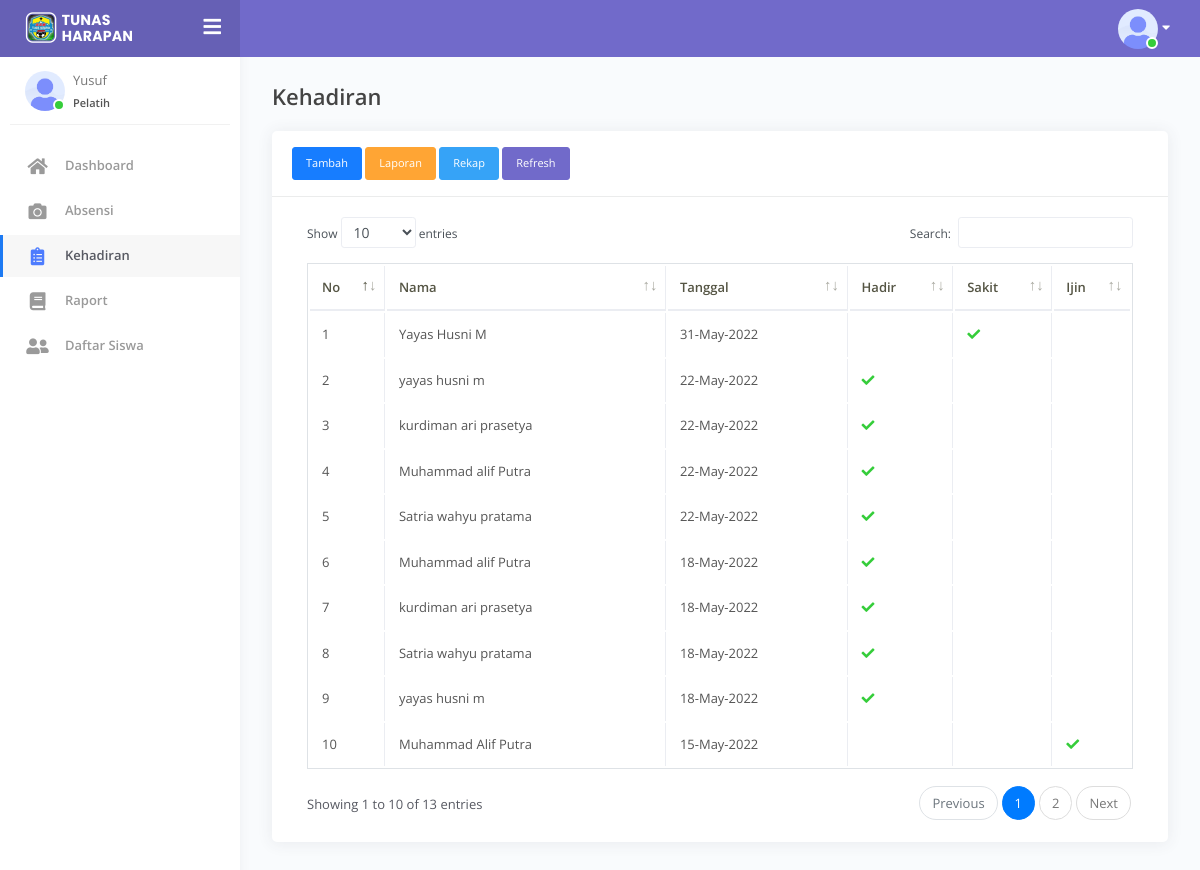
The app's page /kehadiran.php (signed in) with its own data.
### tables this page shows
CREATE TABLE `user` (
  `id` int(11) NOT NULL,
  `username` varchar(50) NOT NULL,
  `email` varchar(35) NOT NULL,
  `password` varchar(50) NOT NULL,
  `level` int(11) NOT NULL,
  `id_user` varchar(10) NOT NULL,
  `foto` varchar(50) NOT NULL DEFAULT 'avatar.png'
);

CREATE TABLE `kehadiran` (
  `id` int(11) NOT NULL,
  `siswa` varchar(50) NOT NULL,
  `hadir` int(11) DEFAULT NULL,
  `ijin` int(11) DEFAULT NULL,
  `sakit` int(11) DEFAULT NULL,
  `date` date NOT NULL
);

### kehadiran.php (the view, shortened to what this page needs)
<!DOCTYPE html>
<html lang="en">
<head>
    <link rel="stylesheet" href="assets/css/bootstrap.min.css">
    <link rel="stylesheet" href="assets/css/azzara.min.css">
</head>
<body>
    <div class="wrapper">
        <?= include "layout/header.php"; ?>
        <?= include "layout/sidebar.php"; ?>
        <div class="main-panel">
            <div class="content">
                <div class="page-inner">
                    <div class="page-header">
                        <h4 class="page-title">Kehadiran</h4>
                    </div>
                   <div class="row">
                            <div class="col-md-12">
                                <div class="card">
                                    <div class="card-header">
                                        <?php if ($_SESSION['level'] == 1 or $_SESSION['level'] == 0) { ?>
                                            <a class="btn btn-primary btn-sm btn-flat" href="kehadiran_tambah.php">Tambah </a>
                                            <button type="button" class="btn btn-warning btn-sm" data-toggle="modal" data-target="#laporan_kehadiran">
                                                Laporan
                                            </button>
                                            <button type="button" class="btn btn-info btn-sm" data-toggle="modal" data-target="#rekap_absen">
                                                Rekap
                                            </button>
                                            <a href="kehadiran.php" class="btn btn-sm  btn-secondary">Refresh</a>
                                        <?php } ?>
                                    </div>
                                    <div class="card-body">
                                        <div class="table-responsive">
                                            <table class="table table-bordered mt-1" id="kehadiran">
                                                <?php
                                                if (isset($_POST['rekap'])) { ?>
                                                    <thead class="thead-inverse">
                                                        <tr>
                                                            <th>Nama Siswa</th>
                                                            <th>hadir</th>
                                                            <th>sakit</th>
                                                            <th>ijin</th>
                                                        </tr>
                                                    </thead>
                                                    <tbody>
                                                        <?php
                                                        include "conn.php";
                                                        $count = mysqli_query($con, "SELECT siswa,COUNT(*) AS total ,SUM(case when hadir = '1' then 1 else null end) AS hadir,SUM(case when sakit = '1' then 1 else null end) AS sakit ,SUM(case when ijin = '1' then 1 else null end)  AS ijin FROM kehadiran  WHERE date BETWEEN '$_POST[date1]' AND '$_POST[date2]' Group by siswa");
                                                        while ($data = mysqli_fetch_array($count)) { ?>
                                                            <tr>
                                                                <td scope="row"><?= $data['siswa']; ?></td>
                                                                <td scope="row"><?= $data['hadir']; ?></td>
                                                                <td scope="row"><?= $data['ijin']; ?></td>
                                                                <td scope="row"><?= $data['sakit']; ?></td>
                                                            </tr>
                                                        <?php }
                                                    } else { ?>
                                                        <thead class="thead-inverse">
                                                            <tr>
                                                                <th>No</th>
                                                                <th>Nama</th>
                                                                <th>Tanggal</th>
                                                                <th>Hadir</th>
                                                                <th>Sakit</th>
                                                                <th>Ijin</th>
                                                            </tr>
                                                        </thead>
                                                    <tbody>
                                                        <?php
                                                        include "conn.php";
                                                        $query = mysqli_query($con, "SELECT * FROM kehadiran ORDER BY date desc");
                                                        $no = 1;
                                                        while ($data = mysqli_fetch_array($query)) { ?>
                                                            <tr>
                                                                <td scope="row"><?= $no++ ?></td>
                                                                <td scope="row"><?= $data['siswa'] ?></td>
                                                                <td scope="row"><?= date('d-F-Y', strtotime($data['date']))  ?></td>
                                                                <td scope="row"><?= ($data['hadir'] == 1) ? '<i class="fas fa-check text-success"></i>' : '' ?></td>
                                                                <td scope="row"><?= ($data['sakit'] == 1) ? '<i class="fas fa-check text-success"></i>' : '' ?></td>
                                                                <td scope="row"><?= ($data['ijin'] == 1) ? '<i class="fas fa-check text-success"></i>' : '' ?></td>
                                                            </tr>
                                                        <?php }
                                                        ?>
                                                    </tbody>
                                                <?php } ?>
                                            </table>
                                        </div>
                                    </div>
                                </div>
                            </div>
                        </div>
                </div>
            </div>
        </div>
    </div>
</body>
</html>

### layout/header.php (shortened to what this page needs)
<div class="main-header" data-background-color="purple">
    <div class="logo-header">
				<a href="dashboard.php" class="logo">
					<img src="assets/img/icon bar.png" alt="navbar brand" class="navbar-brand">
				</a>
				<div class="navbar-minimize">
					<button class="btn btn-minimize btn-rounded">
						<i class="fa fa-bars"></i>
					</button>
				</div>
			</div>
    <nav class="navbar navbar-header navbar-expand-lg">
        <div class="container-fluid">
            <ul class="navbar-nav topbar-nav ml-md-auto align-items-center">
                <li class="nav-item dropdown hidden-caret">
                    <a class="dropdown-toggle profile-pic" data-toggle="dropdown" href="#" aria-expanded="false">
                        <div class="avatar-sm avatar avatar-online">
                        <?php
                            include "conn.php";
                            $sql = mysqli_query($con, "SELECT * FROM user where id_user='$_SESSION[id_user]'");
                            $foto = mysqli_fetch_array($sql);
                            ?>
                            <img src="img/foto/<?= $foto['foto'] ?>" alt="..." class="avatar-img rounded-circle">
                        </div>
                        <i class="fa fa-caret-down text-white" aria-hidden="true"></i>
                    </a>
                </li>
            </ul>
        </div>
    </nav>
</div>

### layout/sidebar.php (shortened to what this page needs)
<div class="sidebar">
    <div class="sidebar-wrapper scrollbar-inner">
        <div class="sidebar-content">
            <div class="user">
                <div class="avatar-sm float-left mr-2 avatar avatar-online">
                    <?php
                    include "conn.php";
                    $sql = mysqli_query($con, "SELECT * FROM user where id_user='$_SESSION[id_user]'");
                    $foto = mysqli_fetch_array($sql);
                    ?>
                    <img src="img/foto/<?= $foto['foto'] ?>" alt="..." class="avatar-img rounded-circle">
                </div>
                <div class="info">
                    <a data-toggle="sidebar" href="#collapseExample" aria-expanded="true">
                        <span>
                            <?= $_SESSION['username'] ?>
                            <span class="user-level">
                                <?php
                                if ($_SESSION['level'] == 1) {
                                    echo "Pelatih";
                                } else if ($_SESSION['level'] == 2) {
                                    echo "Siswa";
                                } else if ($_SESSION['level'] == 4) {
                                    echo "Ketua SSB";
                                } else {
                                    echo "Administrator";
                                }
                                ?>
                            </span>
                        </span>
                    </a>
                </div>
            </div>
            <ul class="nav">
                <?php
                $uri = $_SERVER['REQUEST_URI'];
                ?>
                <li class="nav-item  <?= $uri === '/dashboard.php' ? 'active' : ''; ?> ">
                    <a href="dashboard.php">
                        <i class="fas fa-home"></i>
                        <p>Dashboard</p>
                    </a>
                </li>
                <?php if ($_SESSION['level'] == 0) { ?>
                    <li class="nav-item <?= ($uri === '/pelatih.php' or $uri === '/pelatih_akun.php') ? 'active' : ''; ?>">
                        <a data-toggle="collapse" href="#pelatih" class="collapsed" aria-expanded="false">
                            <i class="fas fa-user-friends"></i>
                            <p>Pelatih</p>
                            <span class="caret"></span>
                        </a>
                        <div class="collapse" id="pelatih">
                            <ul class="nav nav-collapse">
                                <li class="<?= $uri === '/pelatih.php' ? 'active' : ''; ?>">
                                    <a href="pelatih.php">
                                        <span class="sub-item">Daftar Pelatih</span>
                                    </a>
                                </li>
                                <li class="<?= $uri === '/pelatih_akun.php' ? 'active' : ''; ?>">
                                    <a href="pelatih_akun.php">
                                        <span class="sub-item">Akun</span>
                                    </a>
                                </li>
                            </ul>
                        </div>
                    </li>
                    <li class="nav-item <?= $uri === '/scan.php' ? 'active' : ''; ?> ">
                        <a href="scan.php">
                            <i class="fas fa-camera"></i>
                            <p>Absensi</p>
                        </a>
                    </li>
                    <li class="nav-item <?= $uri === '/kehadiran.php' ? 'active' : ''; ?> ">
                        <a href="kehadiran.php">
                            <i class="fas fa-clipboard-list"></i>
                            <p>Kehadiran</p>
                        </a>
                    </li>
                    <li class="nav-item <?= $uri === '/anggota.php' ? 'active' : ''; ?> ">
                        <a href="anggota.php">
                            <i class="fas fa-user-friends"></i>
                            <p>Daftar Siswa</p>
                        </a>
                    </li>
                    <li class="nav-item <?= $uri === '/raport.php' ? 'active' : ''; ?> ">
                        <a href="raport.php">
                            <i class="fas fa-book"></i>
                            <p>Raport</p>
                        </a>
                    </li>
                <?php  } else if ($_SESSION['level'] == 1) { ?>
                    <li class="nav-item <?= $uri === '/scan.php' ? 'active' : ''; ?> ">
                        <a href="scan.php">
                            <i class="fas fa-camera"></i>
                            <p>Absensi</p>
                        </a>
                    </li>
                    <li class="nav-item <?= $uri === '/kehadiran.php' ? 'active' : ''; ?> ">
                        <a href="kehadiran.php">
                            <i class="fas fa-clipboard-list"></i>
                            <p>Kehadiran</p>
                        </a>
                    </li>
                    <li class="nav-item <?= $uri === '/raport.php' ? 'active' : ''; ?> ">
                        <a href="raport.php">
                            <i class="fas fa-book"></i>
                            <p>Raport</p>
                        </a>
                    </li>
                    <li class="nav-item <?= $uri === '/anggota.php' ? 'active' : ''; ?> ">
                        <a href="anggota.php">
                            <i class="fas fa-user-friends"></i>
                            <p>Daftar Siswa</p>
                        </a>
                    </li>
                <?php  } else if ($_SESSION['level'] == 2) { ?>
                    <li class="nav-item  <?= $uri === '/keanggotaan.php' ? 'active' : ''; ?> ">
                        <a href="keanggotaan.php">
                            <i class="fas fa-user"></i>
                            <p>Data Diri</p>
                        </a>
                    </li>
                    <li class="nav-item  <?= $uri === '/status_keanggotaan.php' ? 'active' : ''; ?> ">
                        <a href="status_keanggotaan.php">
                            <i class="fas fa-id-card"></i>
                            <p>Status Keanggotaan</p>
                        </a>
                    </li>
                    <?php
                     $sql = mysqli_query($con, "SELECT * FROM anggota where id_user='$_SESSION[id_user]'");
                     $data = mysqli_fetch_array($sql);
                     if($data){?>
  <li class="nav-item <?= $uri === '/kehadiran.php' ? 'active' : ''; ?> ">
                        <a href="kehadiran.php">
                            <i class="fas fa-clipboard-list"></i>
                            <p>Kehadiran</p>
                        </a>
                    </li>
                    <li class="nav-item <?= $uri === '/raport.php' ? 'active' : ''; ?> ">
                        <a href="raport.php">
                            <i class="fas fa-book"></i>
                            <p>Raport</p>
                        </a>
                    </li>
                    <?php }
                    ?>
                <?php } ?>
            </ul>
        </div>
    </div>
</div>

### records on screen
user: foto (placeholder picture)
kehadiran: siswa "Yayas Husni M", date "31-May-2022", sakit 1 (drawn)
kehadiran: siswa "yayas husni m", date "22-May-2022", hadir 1 (drawn)
kehadiran: siswa "kurdiman ari prasetya", date "22-May-2022", hadir 1 (drawn)
kehadiran: siswa "Muhammad alif Putra", date "22-May-2022", hadir 1 (drawn)
kehadiran: siswa "Satria wahyu pratama", date "22-May-2022", hadir 1 (drawn)
kehadiran: siswa "Muhammad alif Putra", date "18-May-2022", hadir 1 (drawn)
kehadiran: siswa "kurdiman ari prasetya", date "18-May-2022", hadir 1 (drawn)
kehadiran: siswa "Satria wahyu pratama", date "18-May-2022", hadir 1 (drawn)
kehadiran: siswa "yayas husni m", date "18-May-2022", hadir 1 (drawn)
kehadiran: siswa "Muhammad Alif Putra", date "15-May-2022", ijin 1 (drawn)

### other values on screen
$_SESSION['username'] "Yusuf"
